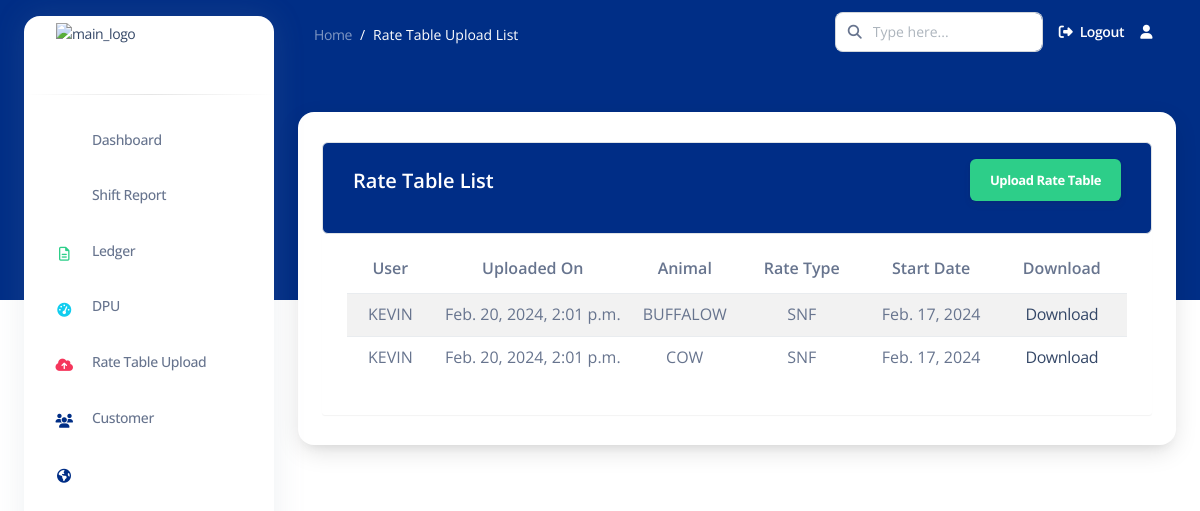
The app's page /rate_table_list/ (signed in), older data.
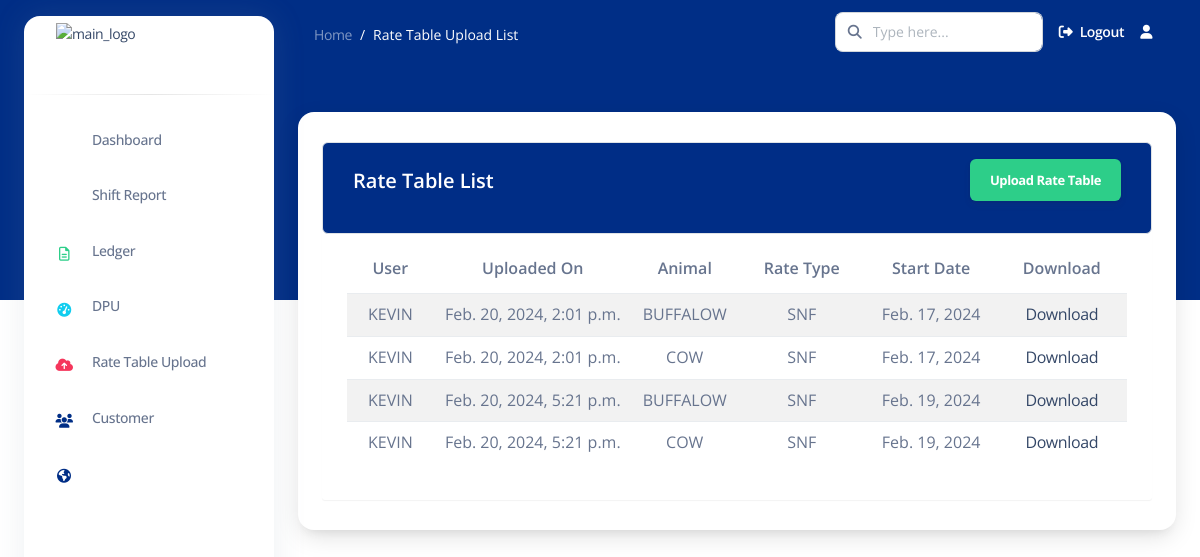
The same page, newer data.
### apps/common/models.py (models this page shows, shortened)
class RateTable(models.Model):
    user = models.ForeignKey(User, on_delete=models.CASCADE)
    animal_type = models.CharField(max_length=100)
    rate_type = models.CharField(max_length=100)
    csv_file = models.FileField(upload_to='rate_tables/')
    start_date = models.DateField(null=True, blank=True)
    uploaded_at = models.DateTimeField(auto_now_add=True)

### apps/common/views.py (the view)
# urls.py: path('rate_table_list/', rate_table_list, name='rate_table_list'),
def rate_table_list(request):
    rate_tables = RateTable.objects.filter(user=request.user)
    context = {
        'rate_tables': rate_tables,
    }
    return render(request, 'common/rate_table_list.html', context)

### templates/common/rate_table_list.html (shortened to what this page needs)
{% extends 'base2.html' %}
{% load static %}
{% load crispy_forms_tags %}-
{% block content %}
<nav class="navbar navbar-main navbar-expand-lg px-0 mx-4 shadow-none border-radius-xl " id="navbarBlur"
    data-scroll="false">
    <div class="container-fluid py-1 px-3">
        <nav aria-label="breadcrumb">
            <ol class="breadcrumb bg-transparent mb-0 pb-0 pt-1 px-0 me-sm-6 me-5">
                <li class="breadcrumb-item text-sm"><a class="opacity-5 text-white" href="javascript:;">Home</a>
                </li>
                <li class="breadcrumb-item text-sm text-white active" aria-current="page">Rate Table Upload List</li>
            </ol>
        </nav>
        <div class="collapse navbar-collapse mt-sm-0 mt-2 me-md-0 me-sm-4" id="navbar">
            <div class="ms-md-auto pe-md-3 d-flex align-items-center">
                <div class="input-group">
                    <span class="input-group-text text-body"><i class="fas fa-search" aria-hidden="true"></i></span>
                    <input type="text" class="form-control" placeholder="Type here...">
                </div>
            </div>
            <ul class="navbar-nav  justify-content-end">
                <li class="nav-item d-flex align-items-center">
                    <a href="{% url 'logout' %}" class="nav-link text-white font-weight-bold px-0">
                        <i class="fa fa-sign-out me-sm-1"></i>
                        <span class="d-sm-inline d-none">Logout</span>
                    </a>
                </li>
                <li class="nav-item dropdown pe-2 px-3 d-flex align-items-center">
                    <a href="javascript:;" class="nav-link text-white p-0" id="dropdownMenuButton"
                        data-bs-toggle="dropdown" aria-expanded="false">
                        <i class="fa fa-user cursor-pointer"></i>
                    </a>
                </li>
            </ul>
        </div>
    </div>
</nav>
<div class="container-fluid mt-5">
    <div class="card o-hidden border-0 shadow-lg mt-5">
        <div class="container">
            <div class="table-wrapper table-responsive">
              <div class="table-title border rounded">
                <div class="row">
                  <div class="col-sm-6">
                    <h5 class="text-white mt-2">Rate Table List</h5>
                  </div>
                  <div class="col-md-6">
                    <a href="{% url 'upload_rate_table' %}" class="btn btn-success rounded">
                      <span>Upload Rate Table</span>
                    </a>
                  </div>
                </div>
              </div>
{% if no_records %}
<p>No records available.</p>
{% else %}
<table class="table table-striped table-hover rounded table-responsive">
  <thead>
    <tr>
      <th>User</th>
      <th>Uploaded On</th>
      <th>Animal</th>
      <th>Rate Type</th>
      <th>Start Date</th>
      <th>Download</th>
    </tr>
  </thead>
  <tbody>
    {% for rate_table in rate_tables %}
    <tr>
        <td>{{ rate_table.user.username }}</td>
        <td>{{ rate_table.uploaded_at }}</td>
        <td>{{ rate_table.animal_type }}</td>
        <td>{{ rate_table.rate_type }}</td>
        <td>{{ rate_table.start_date}}</td>
        <td><a href="{% url 'download_rate_table' rate_table.id %}" download>Download</a></td>
    </tr>
    {% endfor %}
  </tbody>
</table>
{% endif %}
            </div>
          </div>
    </div>
</div>
{% endblock content %}

Row changes from the older to the newer data that the page shows:
added RateTable: user.username "KEVIN", uploaded_at "Feb. 20, 2024, 5:21 p.m.", animal_type "BUFFALOW", rate_type "SNF", start_date "Feb. 19, 2024"
added RateTable: user.username "KEVIN", uploaded_at "Feb. 20, 2024, 5:21 p.m.", animal_type "COW", rate_type "SNF", start_date "Feb. 19, 2024"
